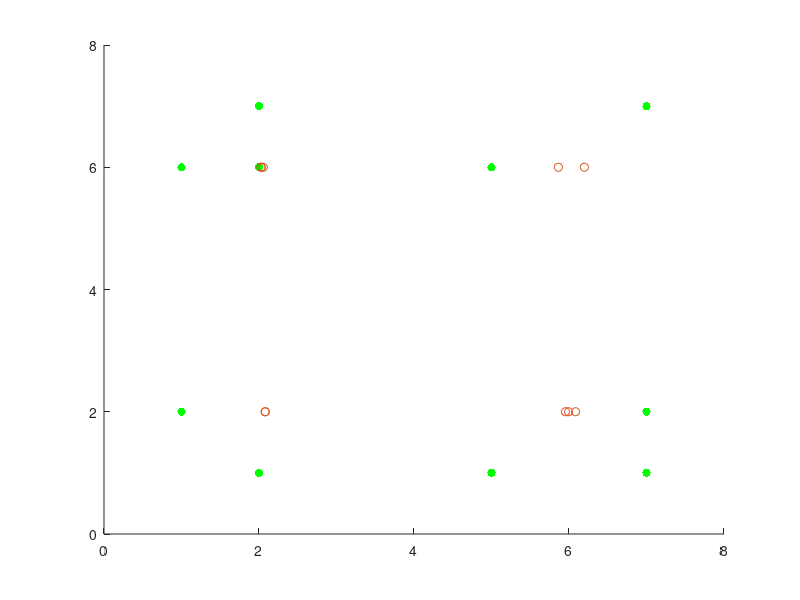
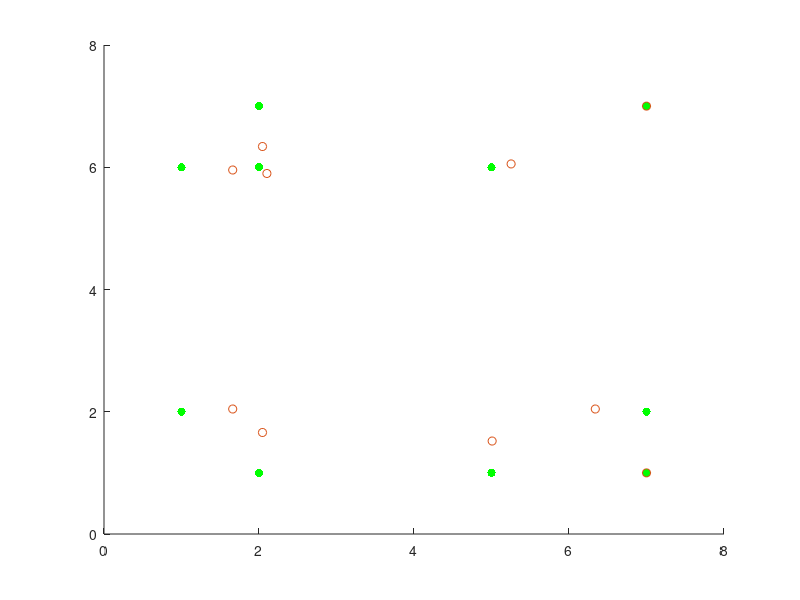
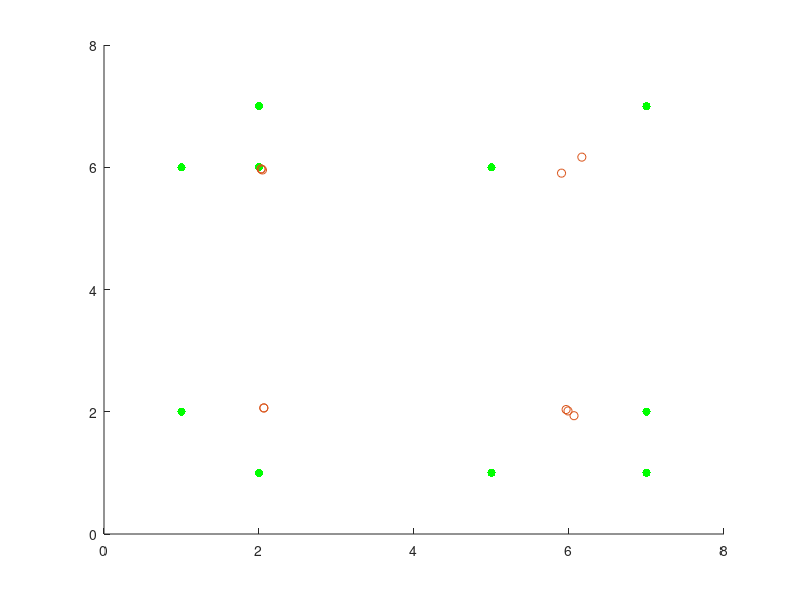
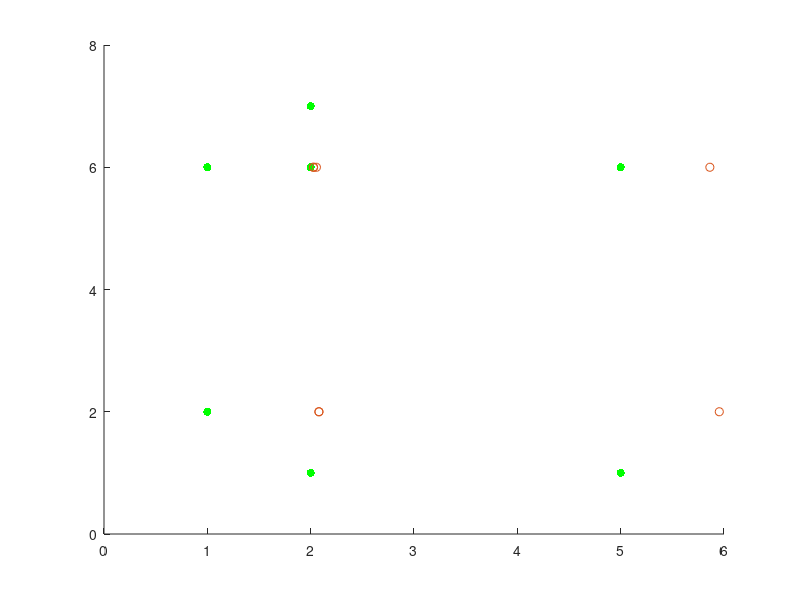

The MATLAB script that drew these images, in order:
%function: generate error figure, sum errors, avg errors and maximum errors for localization algorithm
a_g = [1, 2 ; 2, 1; 5, 1; 7, 1; 7, 2; 1, 6; 2, 6; 2, 7; 5, 6; 7, 7];

b_g_4 = [1.660703,2.044905; 2.044905,1.660703; 5.008321,1.520934; 7.000000,1.000000; 6.339297,2.044905; 1.660703,5.955095; 2.101837,5.898162; 2.044905,6.339297; 5.253001,6.054287; 7.000000,7.000000];
b_g_2 = [2.079909,2.000000;2.080084,2.000000;5.954312,2.000000;6.085167,2.000000;5.994435,2.000000;2.027152,6.000000;2.055495,6.000000;2.027495,6.000000;5.863131,6.000000;6.198231,6.000000];
b_g_9 = [2.062330,2.062459;2.062459,2.062330;5.962798,2.036399;6.064659,1.935341;5.987228,2.013108;2.027826,5.971931;2.044443,5.955558;2.028069,5.972175;5.903449,5.903593;6.165679,6.165679];

a_t = [1, 2 ; 2, 1; 5, 1; 1, 6; 2, 6; 2, 7; 5, 6];
b_t_4 = [1.660703,2.044905; 2.044905,1.660703; 5.008321,1.520934; 1.660703,5.955095; 2.101837,5.898162; 2.044905,6.339297; 5.253001,6.054287];
b_t_2 = [2.079909,2.000000;2.080084,2.000000;5.954312,2.000000;2.027152,6.000000;2.055495,6.000000;2.027495,6.000000;5.863131,6.000000;];
b_t_9 = [2.062330,2.062459;2.062459,2.062330;5.962798,2.036399;2.027826,5.971931;2.044443,5.955558;2.028069,5.972175;5.903449,5.903593];

figure('Name','Grid based localization simulation result, #ref tags is 2','NumberTitle','off')
scatter(a_g(:,1), a_g(:,2), 'g','filled');
hold on;
scatter(b_g_2(:,1), b_g_2(:,2), 'b*');
axis([0 8 0 8]);

figure('Name','Grid based localization simulation result, #ref tags is 4','NumberTitle','off')
scatter(a_g(:,1), a_g(:,2), 'g','filled');
hold on;
scatter(b_g_4(:,1), b_g_4(:,2), 'b*');
axis([0 8 0 8]);

figure('Name','Grid based localization simulation result, #ref tags is 9','NumberTitle','off')
scatter(a_g(:,1), a_g(:,2), 'g','filled');
hold on;
scatter(b_g_9(:,1), b_g_9(:,2), 'b*');
axis([0 8 0 8]);



figure('Name','Taxonomy based localization simulation result, #ref tags is 2','NumberTitle','off')
scatter(a_t(:,1), a_t(:,2), 'g','filled');
hold on;
scatter(b_t_2(:,1), b_t_2(:,2), 'b*');
axis([0 6 0 8]);

figure('Name','Taxonomy based localization simulation result, #ref tags is 4','NumberTitle','off')
scatter(a_t(:,1), a_t(:,2), 'g','filled');
hold on;
scatter(b_t_4(:,1), b_t_4(:,2), 'b*');
axis([0 6 0 8]);

figure('Name','Taxonomy based localization simulation result, #ref tags is 9','NumberTitle','off')
scatter(a_t(:,1), a_t(:,2), 'g','filled');
hold on;
scatter(b_t_2(:,1), b_t_2(:,2), 'b*');
axis([0 6 0 8]);

sum_g2 = 0;
max_g2 = 0;
for i = 1 : 10
    e_g2(i) = sqrt((a_g(i, 1) - b_g_2(i, 1))^2 + (a_g(i, 2) - b_g_2(i, 2))^2); 
    sum_g2 = sum_g2 + e_g2(i);
    if e_g2(i) > max_g2
        max_g2 = e_g2(i);
    end
end
max_g2
avg_g2 = sum_g2 / 10
energy_g2 = 4*2;

sum_g4 = 0;
max_g4 = 0;
for i = 1 : 10
    e_g4(i) = sqrt((a_g(i, 1) - b_g_4(i, 1))^2 + (a_g(i, 2) - b_g_4(i, 2))^2); 
    sum_g4 = sum_g4 + e_g4(i);
    if e_g4(i) > max_g4
        max_g4 = e_g4(i);
    end
end
max_g4
avg_g4 = sum_g4 / 10
energy_g4 = 4*4;

sum_g9 = 0;
max_g9 = 0;
for i = 1 : 10
    e_g9(i) = sqrt((a_g(i, 1) - b_g_9(i, 1))^2 + (a_g(i, 2) - b_g_9(i, 2))^2); 
    sum_g9 = sum_g9 + e_g9(i);
    if e_g9(i) > max_g9
        max_g9 = e_g9(i);
    end
end
max_g9
avg_g9 = sum_g9 / 10
energy_g9 = 4*9;


sum_t2 = 0;
max_t2 = 0;
for i = 1 : 7
    e_t2(i) = sqrt((a_t(i, 1) - b_t_2(i, 1))^2 + (a_t(i, 2) - b_t_2(i, 2))^2); 
    sum_t2 = sum_t2 + e_t2(i);
    if e_t2(i) > max_t2
        max_t2 = e_t2(i);
    end
end
max_t2
avg_t2 = sum_t2 / 7
energy_t2 = 3*2;

sum_t4 = 0;
max_t4 = 0;
for i = 1 : 7
    e_t4(i) = sqrt((a_t(i, 1) - b_t_4(i, 1))^2 + (a_t(i, 2) - b_t_4(i, 2))^2); 
    sum_t4 = sum_t4 + e_t4(i);
    if e_t4(i) > max_t4
        max_t4 = e_t4(i);
    end
end
max_t4
avg_t4 = sum_t4 / 7
energy_t4 = 3*4;

sum_t9 = 0;
max_t9 = 0;
for i = 1 : 7
    e_t9(i) = sqrt((a_t(i, 1) - b_t_9(i, 1))^2 + (a_t(i, 2) - b_t_9(i, 2))^2); 
    sum_t9 = sum_t9 + e_t9(i);
    if e_t9(i) > max_t9
        max_t9 = e_t9(i);
    end
end
max_t9
avg_t9 = sum_t9 / 7
energy_t9 = 3*9;

